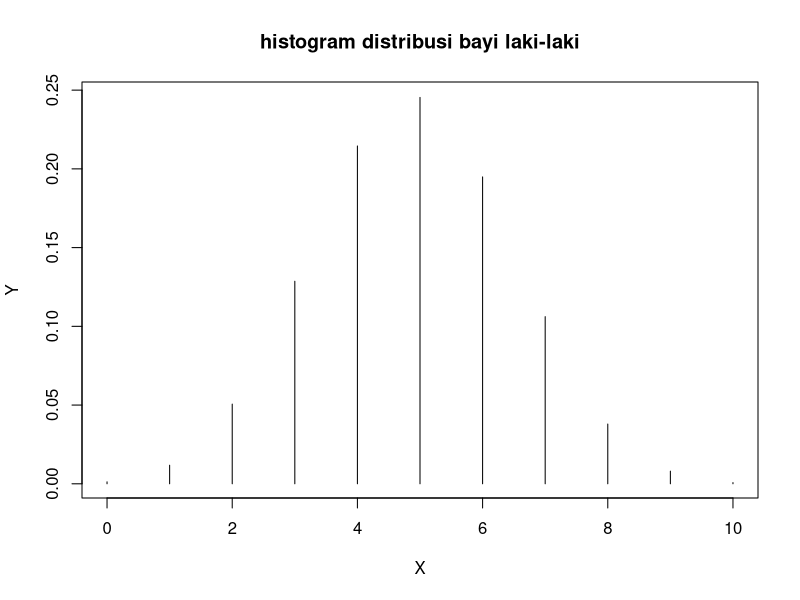
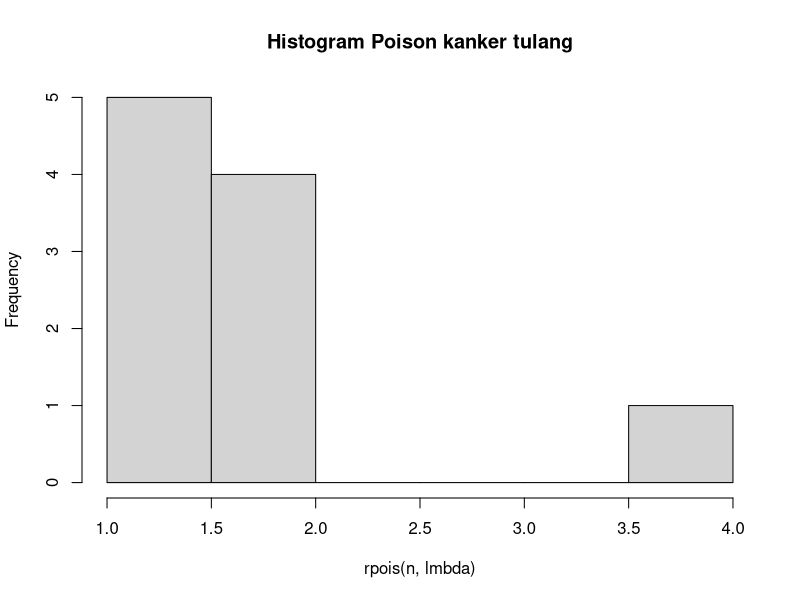
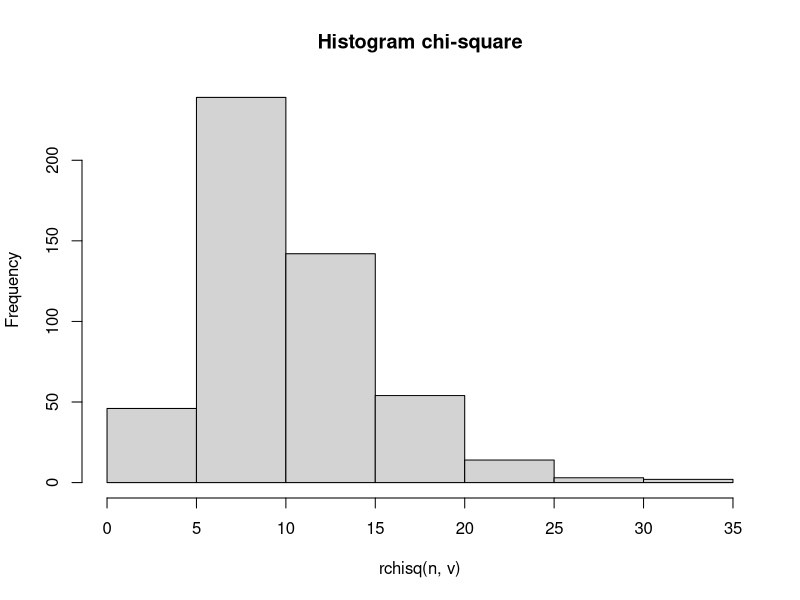
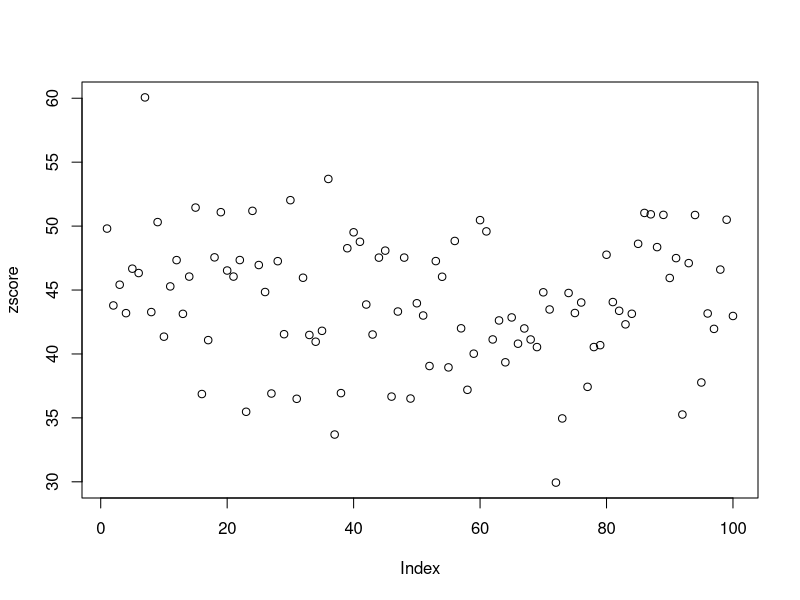
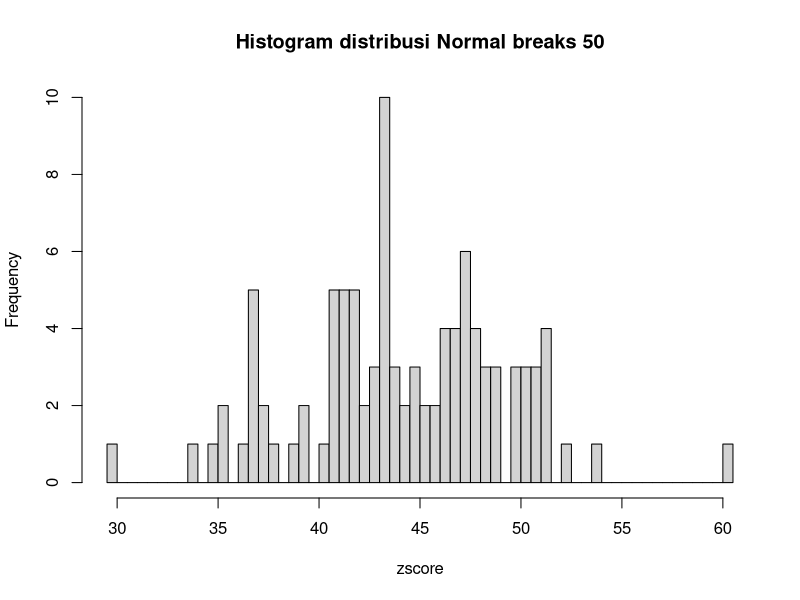

The R script that drew these images, in order:
#Nomer 1

# a.Bagaimana pendistribusian banyak bayi laki-laki? Tentukan distribusi dengan parameter yang sesuai.
n = 10 #terdapat 10 kelahiran
p = 0.488 #probabilitas kelahiran laki-laki
q = (1 - p) #probabilitas kelahiran perempuan

#b. Berapa probabilitas bahwa tepat tiga bayi di antaranya berjenis kelamin laki-laki?
b = dbinom(3,n, p)
print("Probabilitas tepat tiga bayi di antaranya berjenis kelamin laki-laki bernilai")
print(b)
#c. Berapa probabilitas bahwa kurang dari tiga bayi di antaranya berjenis kelamin laki-laki?
c = dbinom(0,n, p) + dbinom(1,n, p) + dbinom(2,n, p)  
print("Probabilitas kurang tiga bayi di antaranya berjenis kelamin laki-laki bernilai")
print(c)
#d. Berapa probabilitas bahwa tiga atau lebih bayi di antaranya berjenis kelamin laki-laki?
d = 0
for(i in 3: n){
    d = (d + (dbinom(i, n, p)))
}
print("Probabilitas tiga atau lebih bayi di antaranya berjenis kelamin laki-laki? bernilai")
print(d)

# e.Berapa nilai harapan dan simpangan baku banyak bayi laki-laki?
varian = 0
for(i in 0: n){
    varian = (varian + ((i * i) * dbinom(i,n,p)))
}
print("nilai harapan adalah")
print(n * p)
print("nilai simpangan baku")
print(sqrt(varian))

# f. Gambarkan histogram pendistribusian banyak bayi laki-laki.
plot(0:10, dbinom(0:10,n,p), 
    type='h',
    xlab='X',
    ylab='Y',
    main='histogram distribusi bayi laki-laki')

#Nomer 2
# a. Bagaimana pendistribusian banyak kematian karena kanker tulang? Tentukan
# distribusi dengan parameter yang sesuai
lmbda = 1.8
# b. Ada 4 kematian akibat kanker tulang yang dilaporkan di kalangan pekerja
# pabrik ban, apakah itu peristiwa yang tidak biasa? Hitung probabilitas
# berdasarkan distribusi yang telah dipilih
x = 4
b = dpois(x, lmbda)
print("probabilitas kasus b")
print(b)
# c. Berapa peluang paling banyak 4 kematian akibat kanker tulang?
for(i in 0:x){
    c = c + (dpois(i,lmbda))
}
print("Peluang paling banyak 4 kematian")
print(c)

# d.Berapa peluang lebih dari 4 kematian akibat kanker tulang?
up4 = 1 - b
print("Peluang lebih dari 4 kematian")
print(up4)
# e. Berdasarkan distribusi yang telah dipilih, berapakah nilai harapan dan standar
# deviasi banyak kematian akibat kanker tulang untuk pekerja pabrik ban?
stand_dev = sqrt(lmbda)
print("standar deviasi kematian kanker tulang pekerja pabrik")
print(stand_dev)

print("nilai harapan untuk kematian kanker tulang ")
print(lmbda)
# f.Gambarkan histogram pendistribusian banyak banyak kematian akibat kanker
# tulang untuk pekerja pabrik ban.
hist(rpois(n, lmbda), main="Histogram Poison kanker tulang")
# g. Gunakan simulasi untuk memeriksa hasil sebelumnya.
g = rpois(n, lmbda)
print("simulasi menggunakan fungsi rpois")
print(g)
# h. Jelaskan banyak kematian akibat kanker tulang berdasarkan simulasi Anda.
# Bandingkan jawaban pada pertanyaan 2d dengan hasil simulasi Anda.
h = d / g
print("hasil dari perbandingan jawaban 2d dengan hasil simulasi")
print(h)
#Nomer 3
#a. Fungsi probabilitas dari distribusi Chi-Square
x <- 3
v <- 10
probchis = dchisq(x, v)
print(probchis)

# b. Histogram dari distribusi Chi-Square dengan 500 data acak.
n = 500
set.seed(10)
hist(rchisq(n,v), main = "Histogram chi-square")


# c. Nilai rataan (μ) dan varian (σ²) dari distribusi Chi-Square.
print("rataan chi-square bernilai")
print(v)
print("varian chi-square bernilai")
print(2 * v)

#Nomer 4
# a. Fungsi probabilitas dari distribusi Normal P(X1 ≤ x ≤ X2), hitung z-scorenya
# dan plot data bangkitan acaknya dalam bentuk grafik. Petunjuk (gunakan fungsi plot())
n = 100
rata = 45
valsd = 5
zscore = rnorm(n, rata, valsd)
plot(zscore)

# b. Gambarkan histogram dari distribusi Normal dengan breaks 50
hist(zscore, breaks=50, main="Histogram distribusi Normal breaks 50")

# c. Nilai varian (σ²) dari hasil data bangkitan acak distribusi Normal
print("varian bangkitan acak bernilai")
print(valsd * 2)

# Nomer5
# a. Berapa probabilitas terjadinya suatu peristiwa acak X kurang dari -2,34 dengan
# 6 derajat kebebasan?

X = -2.34
freedom = 6
a = pt(X,freedom)
print("Probabilitas peristiwa acak X kurang dari -2,34 dengan 6 derajat kebebasan")
print(a)

# b. Berapa probabilitas terjadinya suatu peristiwa acak X lebih dari 1,34 dengan 6
# derajat kebebasan
X = 1.34
freedom  =6
b = pt(X, freedom, lower.tail = F)
print("probabilitas peristiwa acak X lebih dari 1,34 dengan 6 derajat kebebasan")
print(b)

# c. Berapa probabilitas terjadinya suatu peristiwa acak X kurang dari -1,23 atau
# lebih besar dari 1,23 dengan 3 derajat kebebasan?

Xup = 1.23
Xdown = -1.23
freedom = 3
print("probabilitas peristiwa acak X kurang dari -1,23 atau lebih besar dari 1,23 dengan 3 derajat kebebasan")
c = pt(Xup, freedom, lower.tail = F) + pt(Xdown, freedom, lower.tail = T)
print(c)

# d. Berapa probabilitas terjadinya suatu peristiwa acak X berada di antara -0,94
# dan 0,94 dengan 14 derajat kebebasan?
Xup = 0.94
Xdown = -0.94
freedom = 14
print("probabilitas peristiwa acak X berada di antara -0,94 dan 0,94 dengan 14 derajat kebebasan")
d = pt(Xup, freedom) - pt(Xdown,freedom,lower.tail = T)
print(d)

# e. Berapa nilai t-score dengan 5 derajat kebebasan yang memiliki luasan 0,0333
# satuan persegi di bawah kurva dan di sebelah kiri t-score tersebut?
e = qt(0.0333, 5, lower.tail = T)
print("nilai t-score dengan 5 derajat kebebasan yang memiliki luasan 0,0333 satuan persegi di bawah kurva dan di sebelah kiri t-score")
print(e)

# f. Berapa nilai t-score dengan 25 derajat kebebasan yang memiliki luasan 0,125
# satuan persegi di bawah kurva dan di sebelah kanan t-score tersebut?
f = qt(0.125,25, lower.tail = F)
print("nilai t-score dengan 25 derajat kebebasan yang memiliki luasan 0,125 satuan persegi di bawah kurva dan di sebelah kanan t-score")
# g. Berapa nilai t-score dengan 11 derajat kebebasan yang memiliki luasan 0,75
# satuan persegi di bawah kurva dan di antara t-score tersebut dan negatif dari
# nilai t-score tersebut?
t_kiri = qt(0.375, 11, lower.tail= T)
t_kanan = qt(0.375, 11, lower.tail = F)
t_delta = t_kanan - t_kiri

g = (t_delta / 2) + qt(0.75,11)
print("nilai t-score dengan 11 derajat kebebasan yang memiliki luasan 0,75 satuan persegi di bawah kurva dan di antara t-score tersebut dan negatif dari nilai t-score")
print(g)
# h. Berapa nilai t-score dengan 23 derajat kebebasan yang memiliki luasan 0,0333
# satuan persegi di bawah kurva dan di luar interval antara t-score tersebut dan
# negatif dari nilai t-score tersebut?
t_kiri = qt(0.1665, 23, lower.tail = T)
t_kanan = qt(0.1665, 23, lower.tail = F)
t_delta = t_kanan - t_kiri

t_scor = qt(0.0333, 23, lower.tail = T)
t_score_inverse = -t_scor

if(t_scor < t_kiri){
    h = t_score_inverse
}else if( t_scor > t_kanan){
    h = t_scor
}else{
    h = qt(0.5 * (1-0.0333), 23, lower.tail = T)
}

print("nilai t-score dengan 23 derajat kebebasan yang memiliki luasan 0,0333 satuan persegi di bawah kurva dan di luar interval antara t-score tersebut dan negatif dari nilai t-score")
print(h)